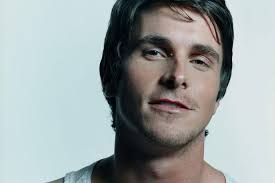
#> input picture computervision/bale/b1.jpg, 275 x 183 px, given in place of the camera
$ python usb.py
#> lines starting #> are read from the running program, lines starting #| are printed output that depends on the picture; after the words box and inside, x2 and y2 are one past the last pixel; in counts of white or black regions, pixels touching at a corner belong together
import cv2
import numpy as np

lower = np.array([6,97,71])
upper = np.array([97,255,255])


cap = cv2.VideoCapture(0)

kernal = np.ones((10,10),np.uint8)

while(True):
    ret,frame = cap.read()
#> frame is the input picture: shape (183, 275, 3); mean B, G, R 163.3, 163.3, 156

    img = cv2.cvtColor(frame,cv2.COLOR_BGR2HSV)
#> img: shape (183, 275, 3); mean H, S, V 73.3, 43.5, 169.5

    mask = cv2.inRange(img,lower,upper)
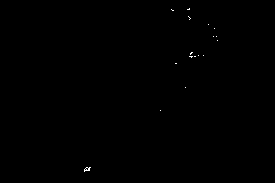
#> mask: shape (183, 275); 0.1% white in thin lines or dots, all inside (x1, y1, x2, y2) = (84, 8, 218, 172)
    mask = cv2.morphologyEx(mask,cv2.MORPH_CLOSE,kernal)
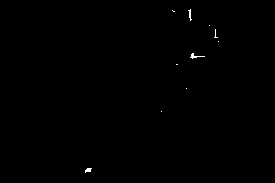
#> mask: shape (183, 275); 0.19% white in thin lines or dots, all inside (x1, y1, x2, y2) = (85, 9, 219, 173)
    mask = cv2.morphologyEx(mask,cv2.MORPH_OPEN,kernal)
#> mask: shape (183, 275); every value is 0

    contours,hierarchy = cv2.findContours(mask.copy(),cv2.RETR_EXTERNAL,cv2.CHAIN_APPROX_NONE)
#> contours = []

    if len(contours) != 0:
        for contour in contours:
            if cv2.contourArea(contour) > 100:
                x,y,w,h = cv2.boundingRect(contour)
                cv2.circle(frame,(x,y),70,(0,0,255),1)
                #cv2.rectangle(frame,(x,y),(x+w,y+h),(0,0,255),1)


    # output = cv2.drawContours(frame,contours,-1,(0,0,255),1)
    # output2 = cv2.drawContours(frame,contours2,-1,(0,0,255),1)


    cv2.imshow("mask1",mask)
    cv2.imshow("webcam",frame)
    cv2.imshow("HSV",img)
    # cv2.imshow("output",output)
    # cv2.imshow("output2",output2)

    cv2.waitKey(1)

$ run again, on computervision/bale/b3.jpg
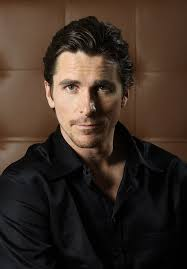
#> input picture computervision/bale/b3.jpg, 187 x 269 px, given in place of the camera
#> frame is the input picture: shape (269, 187, 3); mean B, G, R 37.3, 46.7, 60.9
#> img: shape (269, 187, 3); mean H, S, V 31.7, 82.1, 61.4
#> `mask = cv2.morphologyEx(mask,cv2.MORPH_OPEN,kernal)`:
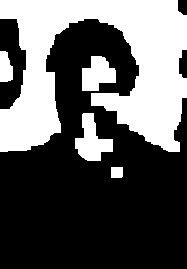
#> mask: shape (269, 187); 36.7% white; 5 white regions
#> contours = 5 contours; box (x1, y1, x2, y2) and area: (0, 0, 187, 152) 15662, (75, 113, 113, 161) 918, (82, 56, 116, 91) 775, (0, 51, 13, 82) 294, (111, 167, 123, 178) 110
#> the loop `for contour in contours:` made 5 passes
#> (x, y, w, h) on passes 1 to 5: (111, 167, 12, 11), (75, 113, 38, 48), (82, 56, 34, 35), (0, 51, 13, 31), (0, 0, 187, 152)
#> after the loop `for contour in contours:`:
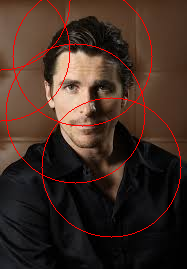
#> frame: shape (269, 187, 3); 2.65% of pixels changed, all inside (x1, y1, x2, y2) = (0, 0, 182, 238)

$ run again, on computervision/bale/b4.jpg
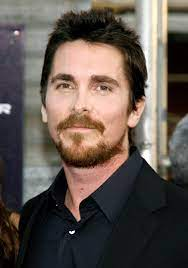
#> input picture computervision/bale/b4.jpg, 188 x 268 px, given in place of the camera
#> frame is the input picture: shape (268, 188, 3); mean B, G, R 78.2, 85, 95.8
#> img: shape (268, 188, 3); mean H, S, V 57.1, 82.8, 99.6
#> `mask = cv2.morphologyEx(mask,cv2.MORPH_OPEN,kernal)`:
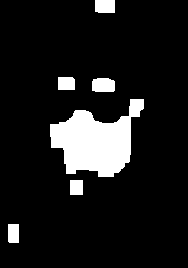
#> mask: shape (268, 188); 10.7% white; 6 white regions
#> contours = 6 contours; box (x1, y1, x2, y2) and area: (50, 99, 144, 177) 4044, (92, 78, 115, 92) 268, (95, 0, 115, 13) 226, (58, 77, 75, 90) 190, (8, 224, 19, 243) 180, (70, 180, 83, 195) 168
#> the loop `for contour in contours:` made 6 passes
#> (x, y, w, h) on passes 1 to 6: (8, 224, 11, 19), (70, 180, 13, 15), (50, 99, 94, 78), (92, 78, 23, 14), (58, 77, 17, 13), (95, 0, 20, 13)
#> after the loop `for contour in contours:`:
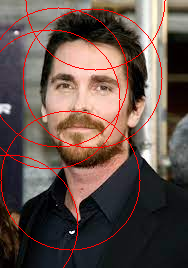
#> frame: shape (268, 188, 3); 3.41% of pixels changed, all inside (x1, y1, x2, y2) = (0, 0, 166, 268)
